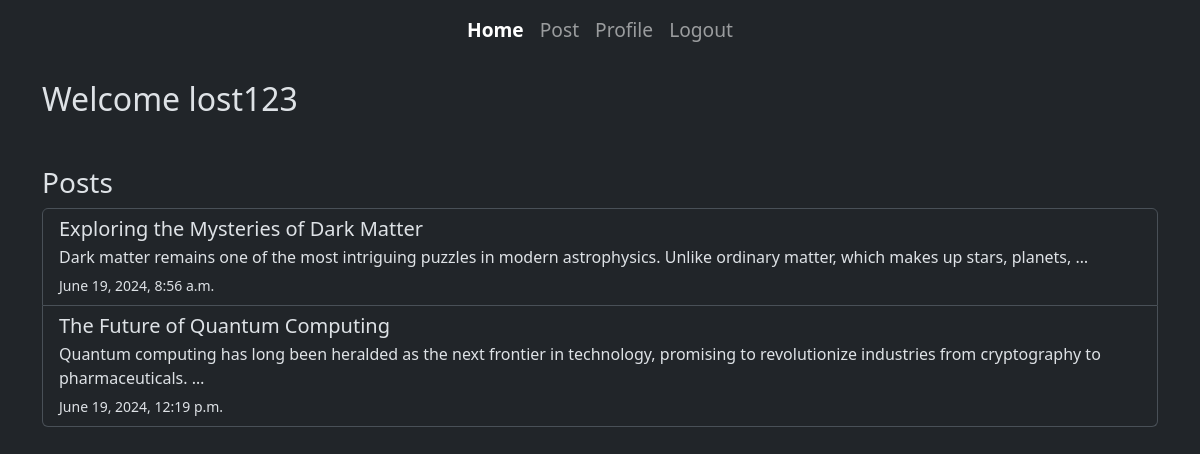
Screenshot of /home/ (signed in) with the database file from the repository.
### mainapp/models.py (models this page shows, shortened)
class Post(models.Model):
    title = models.CharField(max_length=200)
    content = models.TextField()
    author = models.ForeignKey(User, on_delete=models.CASCADE)
    created_at = models.DateTimeField(auto_now_add=True)
    updated_at = models.DateTimeField(auto_now=True)
    slug = models.SlugField(max_length=200, unique=True, blank=True)
    published = models.BooleanField(default=False)
    category = models.ForeignKey(Category, on_delete=models.SET_NULL, null=True, blank=True)

### mainapp/views.py (the view)
# urls.py: path('home/', views.homepage, name='home'),
@login_required(login_url='login')
def homepage(request):
    posts = Post.objects.all()
    return render(request, 'mainapp/home.html', {'posts': posts})

### mainapp/templates/mainapp/home.html (shortened to what this page needs)
<!DOCTYPE html>
<html lang="en" data-bs-theme="dark">
  <head>
    <link
      href="https://cdn.jsdelivr.net/npm/bootstrap@5.3.3/dist/css/bootstrap.min.css"
      rel="stylesheet"
    />
  </head>
  <body>
    {% include "includes/nav.html" %}
    <div class="container" id="main-container">
      <h2 class="h-2 mb-5">Welcome {{ request.user.username }}</h2>
      <h3>Posts</h3>
      {% if posts %}
          <div class="list-group">
              {% for post in posts %}
                  <a href="{% url 'post_detail' post.slug %}" class="list-group-item list-group-item-action">
                      <h5 class="mb-1">{{ post.title }}</h5>
                      <p class="mb-1">{{ post.content|truncatewords:20 }}</p>
                      <small>{{ post.created_at }}</small>
                  </a>
              {% endfor %}
          </div>
      {% else %}
          <p>You have not posted anything yet.</p>
      {% endif %}
  </div>
  </body>
</html>

### mainapp/templates/mainapp/home.html (style rules this page uses)
#main-container { margin-top: 80px; }

### rows the page displays
Post: title "Exploring the Mysteries of Dark Matter", content "Dark matter remains one of the most intriguing puzzles in modern astrophysics. Unlike ordinary matter, which makes up stars, planets, …", created_at "June 19, 2024, 8:56 a.m."
Post: title "The Future of Quantum Computing", content "Quantum computing has long been heralded as the next frontier in technology, promising to revolutionize industries from cryptography to pharmaceuticals. …", created_at "June 19, 2024, 12:19 p.m."

### other values shown
{{ request.user.username }} "lost123"
